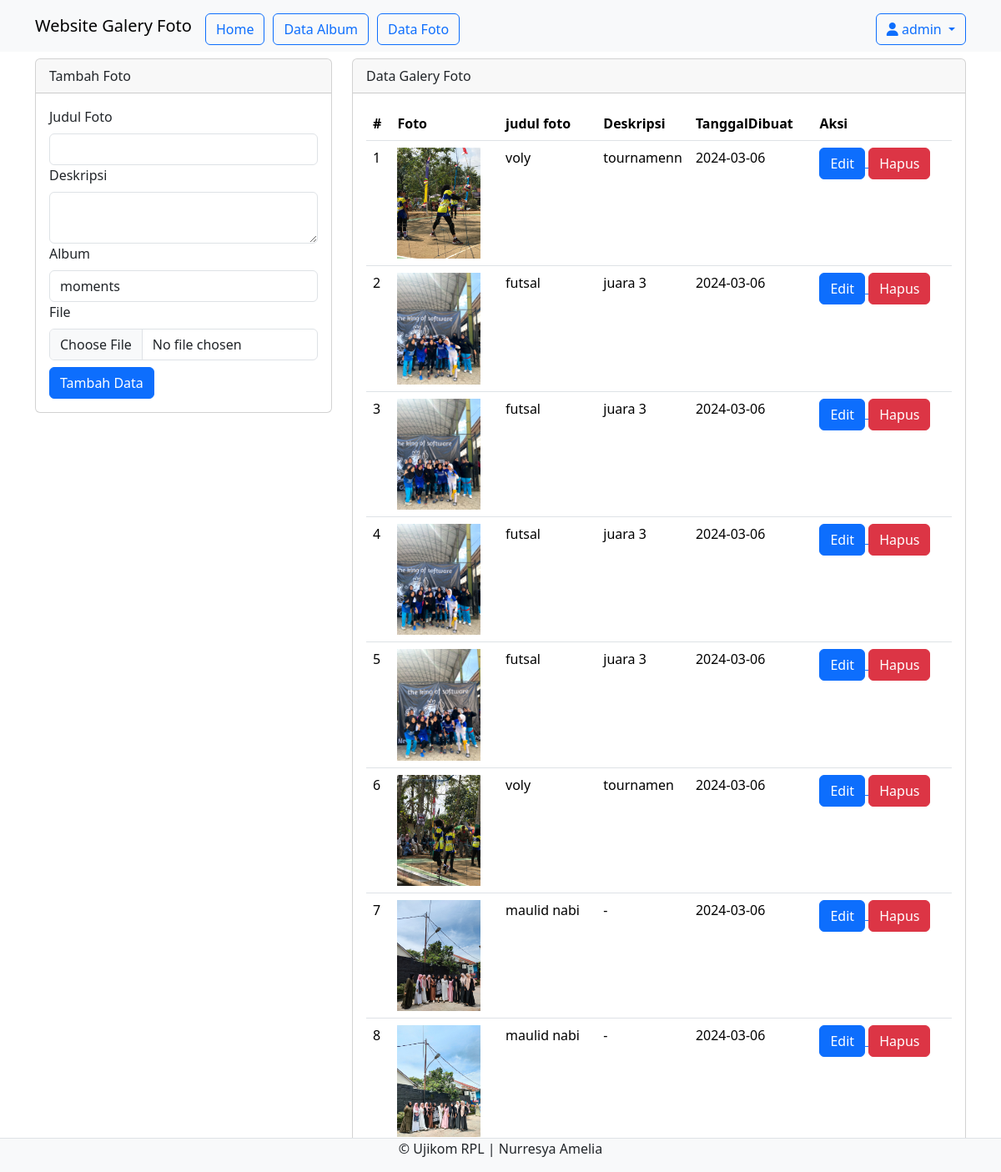
Page /Admin/foto.php (signed in) on the committed database.
### tables this page shows
CREATE TABLE `user` (
  `userID` int(11) NOT NULL,
  `Username` varchar(255) NOT NULL,
  `Password` varchar(255) NOT NULL,
  `Email` varchar(255) NOT NULL,
  `NamaLengkap` varchar(255) NOT NULL,
  `Alamat` text NOT NULL,
  `Role` varchar(255) NOT NULL DEFAULT 'user'
);

CREATE TABLE `foto` (
  `fotoid` int(11) NOT NULL,
  `judulfoto` varchar(255) NOT NULL,
  `deskripsifoto` text NOT NULL,
  `tanggalunggah` date NOT NULL,
  `lokasifile` varchar(255) NOT NULL,
  `AlbumID` int(11) NOT NULL,
  `userID` int(11) NOT NULL
);

### Admin/foto.php (the view, shortened to what this page needs)
<?php
$userID = $_SESSION['userID'];
include_once("../config/koneksi.php");
$username = "Username";
$query_user = mysqli_query($koneksi, "SELECT NamaLengkap FROM user WHERE userID = '$userID'");
$data_user = mysqli_fetch_array($query_user);
if ($data_user) {
  $username = $data_user['NamaLengkap'];
}
?>
<!DOCTYPE html>
<html lang="en">
<head>
  <link rel="stylesheet" type="text/css" href="../assets/css/bootstrap.min.css">
  <link rel="stylesheet" href="https://cdnjs.cloudflare.com/ajax/libs/font-awesome/6.5.1/css/all.min.css" />
</head>
<body>
<nav class="navbar navbar-expand-lg bg-body-tertiary">
  <div class="container">
    <a class="navbar-brand" href="index.php">Website Galery Foto</a>
    <div class="collapse navbar-collapse mt-2" id="navbarNavAltMarkup">
      <div class="navbar-nav me-auto">
        <a href="home.php" class="btn btn-outline-primary">Home</a>
        <a href="album.php" class="btn btn-outline-primary">Data Album</a>
        <a href="foto.php" class="btn btn-outline-primary">Data Foto</a>
      </div>
      <div class="navbar-nav ms-auto">
 <div class="dropdown">
    <button class="btn btn-outline-primary dropdown-toggle" type="button" id="dropdownMenuButton" data-bs-toggle="dropdown" aria-expanded="false">
        <i class="fas fa-user"></i> <?php echo $username; ?>
    </button>
</div>
      </div>
    </div>
  </div>
</nav>
  <div class="container">
    <div class="row">
      <div class="col-md-4">
        <div class="card mt-2">
          <div class="card-header">Tambah Foto</div>
          <div class="card-body">
            <form action="../config/aksi_foto.php" method="POST" enctype="multipart/form-data">
              <label class="form-label">Judul Foto</label>
              <input type="text" name="judulfoto" class="form-control" required>
              <label class="form-label">Deskripsi</label>
              <textarea class="form-control" name="deskripsifoto" required></textarea>
              <label class="form-label">Album</label>
              <select class="form-control" name="AlbumID" required>
                <?php
                $sql_album = mysqli_query($koneksi, "SELECT * FROM album WHERE userID = '$userID'");
                while ($data_album = mysqli_fetch_array($sql_album)) { ?>
                  <option value="<?php echo $data_album['AlbumID'] ?>">
                    <?php echo $data_album['NamaAlbum'] ?></option>
                <?php } ?>
              </select>
              <label class="form-label">File</label>
              <input type="file" class="form-control" name="lokasifile" required>
              <button type="submit" class="btn btn-primary mt-2" name="tambah">Tambah Data</button>
            </form>
          </div>
        </div>
      </div>
      <div class="col-md-8">
        <div class="card mt-2">
          <div class="card-header">Data Galery Foto</div>
          <div class="card-body">
            <table class="table">
              <thead>
                <tr>
                  <th>#</th>
                  <th>Foto</th>
                  <th>judul foto</th>
                  <th>Deskripsi</th>
                  <th>TanggalDibuat</th>
                  <th>Aksi</th>
                </tr>
              </thead>
              <tbody>
                <?php
                $no = 1;
                $sql = mysqli_query($koneksi, "SELECT * FROM foto");
                while ($data = mysqli_fetch_array($sql)) {
                ?>
                  <tr>
                    <td><?php echo $no++ ?></td>
                    <td><img src="../assets/img/<?php echo $data['lokasifile'] ?>" width="100"></td>
                    <td><?php echo $data['judulfoto'] ?></td>
                    <td width='10px'><?php echo $data['deskripsifoto'] ?></td>
                    <td><?php echo $data['tanggalunggah'] ?></td>
                    <td>
                    <a href="#" data-bs-toggle="modal" data-bs-target="#edit<?php echo $data['fotoid'] ?>">
  <button type="button" class="btn btn-primary">
    Edit
  </button>
</a>
<button type="button" class="btn btn-danger" data-bs-toggle="modal" data-bs-target="#hapus<?php echo $data['fotoid'] ?>">
    Hapus
</button>
                          </div>
                        </div>
                      </div>
                    </td>
                  </tr>
                <?php } ?>
  <footer class="d-flex justify-content-center border-top mt-3 bg-light fixed-bottom">
    <p>&copy; Ujikom RPL | Nurresya Amelia</p>
  </footer>
</body>
</html>

### rows in the picture
user: NamaLengkap "admin"
foto: lokasifile (picture), judulfoto "voly", deskripsifoto "tournamenn", tanggalunggah "2024-03-06"
foto: lokasifile (picture), judulfoto "futsal", deskripsifoto "juara 3", tanggalunggah "2024-03-06"
foto: lokasifile (picture), judulfoto "futsal", deskripsifoto "juara 3", tanggalunggah "2024-03-06"
foto: lokasifile (picture), judulfoto "futsal", deskripsifoto "juara 3", tanggalunggah "2024-03-06"
foto: lokasifile (picture), judulfoto "futsal", deskripsifoto "juara 3", tanggalunggah "2024-03-06"
foto: lokasifile (picture), judulfoto "voly", deskripsifoto "tournamen", tanggalunggah "2024-03-06"
foto: lokasifile (picture), judulfoto "maulid nabi", deskripsifoto "-", tanggalunggah "2024-03-06"
foto: lokasifile (picture), judulfoto "maulid nabi", deskripsifoto "-", tanggalunggah "2024-03-06"

### other values in the picture
form field AlbumID "moments"
